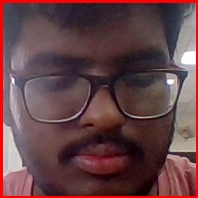
#> input picture face.jpg, 198 x 198 px, given in place of the camera
$ python track.py
#> lines starting #> are read from the running program, lines starting #| are printed output that depends on the picture
import cv2,time,pandas,winsound
from datetime import datetime
from PIL import Image

frame1 = None
stat_l=[None,None]
stat_l2=[None,None]
time =[]
df=pandas.DataFrame(columns=["Start","End"])


vid = cv2.VideoCapture(0)
face=cv2.CascadeClassifier("haarcascade_frontalface_default.xml")

while True:
    check,frame = vid.read()
#> frame is the input picture: shape (198, 198, 3); mean B, G, R 70.6, 66.7, 101.2
    status = 0

    gray = cv2.cvtColor(frame,cv2.COLOR_BGR2GRAY)
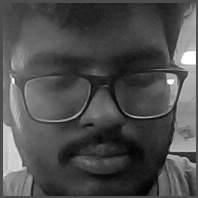
#> gray: shape (198, 198); min 4, max 255, mean 77.5
    gray = cv2.GaussianBlur(gray,(21,21),0)
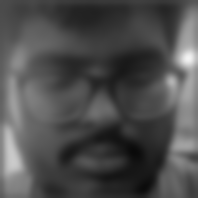
#> gray: shape (198, 198); min 10, max 243, mean 77.6

    if frame1 is None:
        frame1 = gray
        continue

    del_frame=cv2.absdiff(frame1,gray)

    thresh = cv2.threshold(del_frame,30,255,cv2.THRESH_BINARY)[1]
    thresh = cv2.dilate(thresh,None, iterations=2)

    (cnts,_) = cv2.findContours(thresh.copy(),cv2.RETR_EXTERNAL,cv2.CHAIN_APPROX_SIMPLE)

    for contour in cnts:
        if cv2.contourArea(contour) < 30000:
            continue
        status = 1
        (x,y,w,z)=cv2.boundingRect(contour)
        cv2.rectangle(frame,(x+100,y+100),(x+w+100,y+z+100),(0,255,0),3)
        cv2.rectangle(gray,(x,y),(x+w,y+z),(0,255,0),3)
    stat_l.append(status)

    stat_l=stat_l[-2:]

    if stat_l[-1]==1 and stat_l[-2]==0:
        time.append(datetime.now())
    if stat_l[-1]==0 and stat_l[-2]==1:
        time.append(datetime.now())

    cv2.imshow("vids",frame)
    #cv2.imshow("vids_g",gray)

    show = face.detectMultiScale(frame,
    scaleFactor=1.2,
    minNeighbors=5)

    for x,y,w,z in show:
        framex=cv2.rectangle(frame,(x,y),(x+w,y+z),(0,0,255),4)
        gray=cv2.rectangle(gray,(x,y),(x+w,y+z),(0,0,255),4)
        winsound.Beep(300,100)
        cv2.imshow("vids",frame)
        stat_l2.append(frame)
        #cv2.imshow("vids_g",gray)

        key=cv2.waitKey(1)
        if key == ord('t'):
            data = framex
            img = Image.fromarray(data,'RGB')
            img.save('face.png')

    key = cv2.waitKey(1)

    if key == ord('q'):
        if status == 1:
            time.append(datetime.now())
        break

for i in range(0,len(time),2):
    df=df.append({"Start":time[i],"End":time[i+1]},ignore_index=True)
#> this loop made 0 passes

df.to_csv("Time.csv")
df_new = pandas.read_csv('Time.csv')

plot = pandas.ExcelWriter('Time.xlsx')
df_new.to_excel(plot, index=False)
#> (the run stopped early here; a loop or call above may not have finished)
